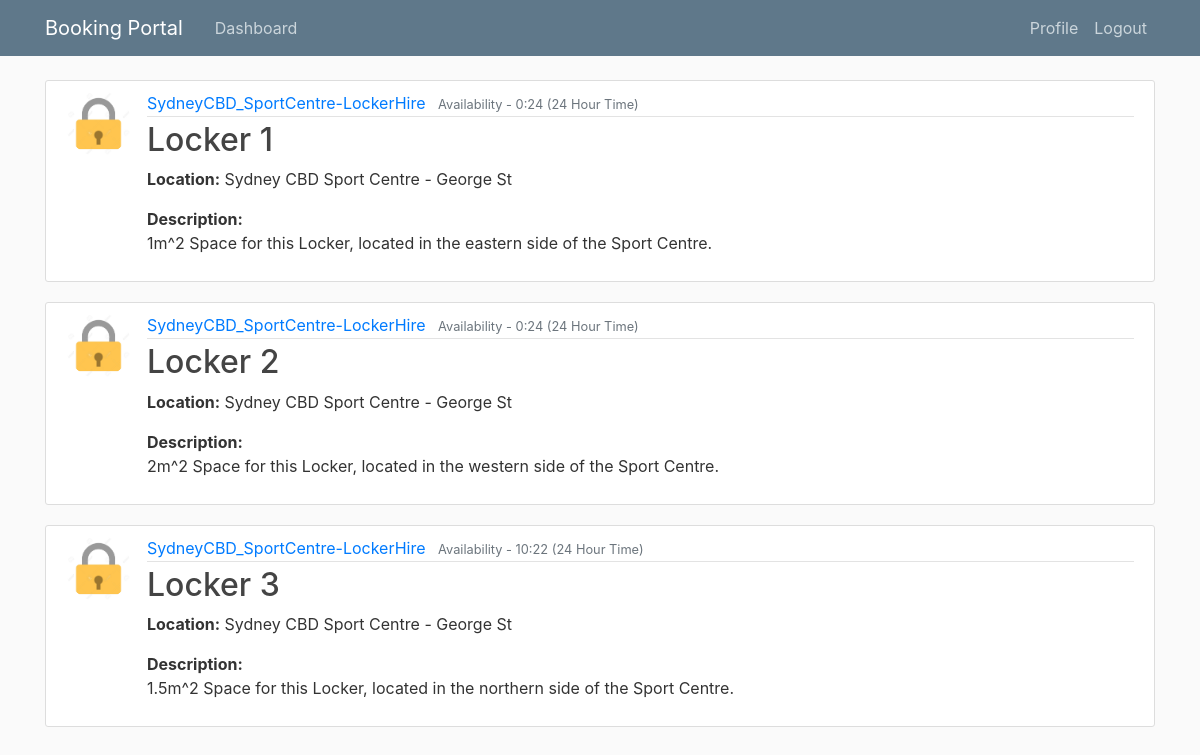
Screenshot of /dashboard/viewbookingtables/SydneyCBD_SportCentre-LockerHire (signed in) with the database file from the repository.
### table/models.py (models this page shows, shortened)
class Asset(models.Model):
    business_owner = models.ForeignKey(User, on_delete=models.CASCADE, related_name='asset_owner',blank=True, null=True)
    title = models.CharField(max_length=100)
    description = models.TextField()
    location = models.TextField(default='')
    hour_start = models.IntegerField(default=0)
    hour_end = models.IntegerField(default=24)
    mon_available = models.BooleanField(default=True)
    tue_available = models.BooleanField(default=True)
    wed_available = models.BooleanField(default=True)
    thu_available = models.BooleanField(default=True)
    fri_available = models.BooleanField(default=True)
    sat_available = models.BooleanField(default=True)
    sun_available = models.BooleanField(default=True)
    mon_bookings = models.TextField(default='')
    tue_bookings = models.TextField(default='')
    wed_bookings = models.TextField(default='')
    thu_bookings = models.TextField(default='')
    fri_bookings = models.TextField(default='')
    sat_bookings = models.TextField(default='')
    sun_bookings = models.TextField(default='')
    book_start = models.IntegerField(default=0)
    book_end = models.IntegerField(default=0)
    choose_day = models.TextField(default='')

### users/models.py (models this page shows, shortened)
class Profile(models.Model):
    user = models.OneToOneField(User, on_delete=models.CASCADE)
    image = models.ImageField(default='default.jpg', upload_to='profile_pics')
    userType = models.TextField(choices=(
        ('User',('User Account')),
        ('Business', ('Business Account')),
    )
    ,default='User')

### table/views.py (the view)
# urls.py: path('dashboard/viewbookingtables/<owner>', views.assetlist, name='table-viewbookingtables'),
@login_required
def assetlist(request, owner):
    context = {'':''}
    context['assets'] = []
    assets = Asset.objects.all()
    for a in assets:
        if a.business_owner != None:
            if a.business_owner.username == owner:
                context['assets'].append(a)
    return render(request, 'table/asset_list.html', context)

### table/templates/table/asset_list.html
{% extends "table/base.html" %}
{% block content %}
    {% for asset in assets %}
        <article class="media content-section">
        <img class="rounded-circle article-img" src="{{ asset.business_owner.profile.image.url }}" alt=":(">
          <div class="media-body">
            <div class="article-metadata">
              <a class="mr-2" href="#">{{ asset.business_owner }}</a>
              <small class="text-muted">Availability - {{ asset.hour_start }}:{{ asset.hour_end }} (24 Hour Time)</small>
            </div>
            <h2><a class="article-title" href="/dashboard/{{asset.business_owner.username}}/{{asset.title}}/bookingtable">{{ asset.title }}</a></h2>
              <p class="article-content"><b>Location:</b> {{ asset.location }}</p>
              <p class="article-content"><b>Description:</b>
                {{ asset.description }}</p>
          </div>
        </article>
    {% endfor %}
{% endblock content %}

### table/templates/table/base.html (shortened to what this page needs)
{% load static %}
<!DOCTYPE html>
<html lang="en">
<head>
    <link rel="stylesheet" href="https://maxcdn.bootstrapcdn.com/bootstrap/4.0.0/css/bootstrap.min.css">
    <link rel="stylesheet" type="text/css" href="{% static 'table/main.css' %}">
</head>
<body>
<header class="site-header">
  <nav class="navbar navbar-expand-md navbar-dark bg-steel fixed-top">
    <div class="container">
      <a class="navbar-brand mr-4" href="{% url 'table-h' %}" id="qwer" >Booking Portal</a>
      <div class="collapse navbar-collapse" id="navbarToggle">
        <div class="navbar-nav mr-auto">
          <a class="nav-item nav-link" href="{% url 'table-h' %}"> Dashboard</a>
        </div>
        <div class="navbar-nav">
            {% if user.is_authenticated %}
            <a class="nav-item nav-link" href="{% url 'profile' %}">Profile</a>
            <a class="nav-item nav-link" href="{% url 'logout' %}">Logout</a>
            {% else %}
          <a class="nav-item nav-link" href="{% url 'login' %}">Login</a>
          <a class="nav-item nav-link" href="{% url 'register' %}">Register</a>
            {% endif %}
        </div>
      </div>
    </div>
  </nav>
</header>
<main role="main" class="container">
  <div class="row">
    <div class="container">
      {% block content %}{% endblock %}
    </div>
  </div>
</main>
</body>
</html>

### table/static/table/main.css (style rules this page uses)
body { background: #fafafa; color: #333333; margin-top: 5rem; }
h1, h2, h3, h4, h5, h6 { color: #444444; }
.bg-steel { background-color: #5f788a; }
.site-header .navbar-nav .nav-link { color: #cbd5db; }
.content-section { background: #ffffff; padding: 10px 20px; border: 1px solid #dddddd; border-radius: 3px; margin-bottom: 20px; }
.article-title { color: #444444; }
.article-content { white-space: pre-line; }
.article-img { height: 65px; width: 65px; margin-right: 16px; }
.article-metadata { padding-bottom: 1px; margin-bottom: 4px; border-bottom: 1px solid #e3e3e3 }

### rows the page displays
Asset: business_owner.profile.image (picture), business_owner "SydneyCBD_SportCentre-LockerHire", hour_start "0", hour_end "24", title "Locker 1", location "Sydney CBD Sport Centre - George St", description "1m^2 Space for this Locker, located in the eastern side of the Sport Centre."
Asset: business_owner.profile.image (picture), business_owner "SydneyCBD_SportCentre-LockerHire", hour_start "0", hour_end "24", title "Locker 2", location "Sydney CBD Sport Centre - George St", description "2m^2 Space for this Locker, located in the western side of the Sport Centre."
Asset: business_owner.profile.image (picture), business_owner "SydneyCBD_SportCentre-LockerHire", hour_start "10", hour_end "22", title "Locker 3", location "Sydney CBD Sport Centre - George St", description "1.5m^2 Space for this Locker, located in the northern side of the Sport Centre."
